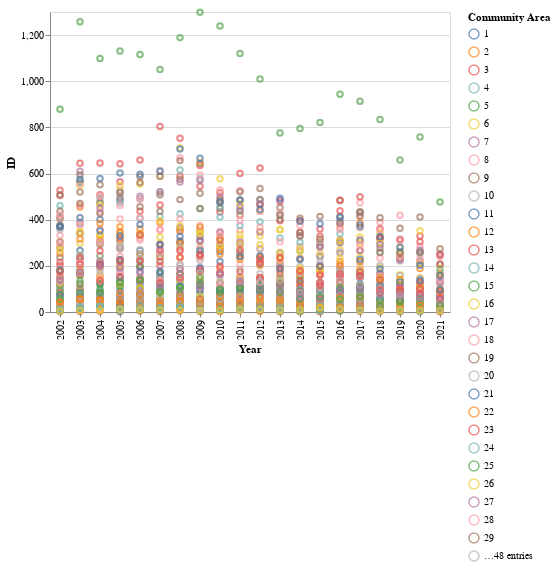

The cell this chart's notebook holds for it:
### Code cell
CCA = crime_by_year_CCA.Ward.unique()
input_dropdown = alt.binding_select(options=CCA)
selection = alt.selection_single(fields=["Community Area"], bind=input_dropdown, name="CCA:")
color = alt.condition(
    selection, alt.Color("Community Area:N", legend=None), alt.value("lightgray")
)

alt.Chart(crime_by_year_CCA).mark_point().encode(
    x=alt.X("Year:O", scale=alt.Scale(zero=False)),
    y=alt.Y("ID:Q", scale=alt.Scale(zero=False)),
    color="Community Area:N",
    tooltip=["Community Area", "Year", "ID"],
).add_selection(selection).transform_filter(selection)

### Figure 1 — Vega-Lite specification as saved in the notebook (floating-point values rounded to 4 significant figures; data arrays with more than 128 entries replaced by an {"elided": "..."} marker saying what was removed)
{"config": {"view": {"continuousWidth": 400, "continuousHeight": 300}}, "data": {"name": "data-a38763d064e9b3e570bd2cedef051df6"}, "mark": "point", "encoding": {"color": {"type": "nominal", "field": "Community Area"}, "tooltip": [{"type": "quantitative", "field": "Community Area"}, {"type": "quantitative", "field": "Year"}, {"type": "quantitative", "field": "ID"}], "x": {"type": "ordinal", "field": "Year", "scale": {"zero": false}}, "y": {"type": "quantitative", "field": "ID", "scale": {"zero": false}}}, "selection": {"CCA:": {"type": "single", "fields": ["Community Area"], "bind": {"input": "select", "options": {"elided": "474 float values"}}}}, "transform": [{"filter": {"selection": "CCA:"}}], "$schema": "https://vega.github.io/schema/vega-lite/v4.8.1.json", "datasets": {"data-a38763d064e9b3e570bd2cedef051df6": {"elided": "1539 records"}}}
